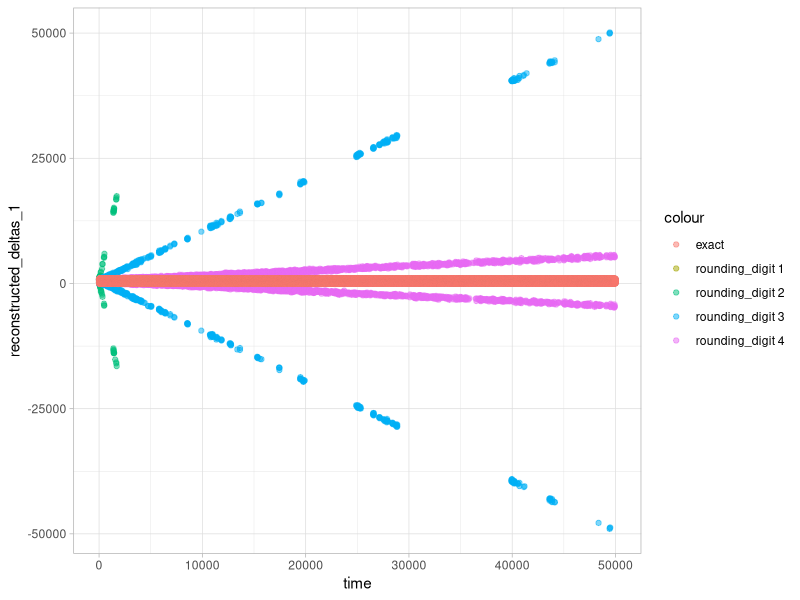
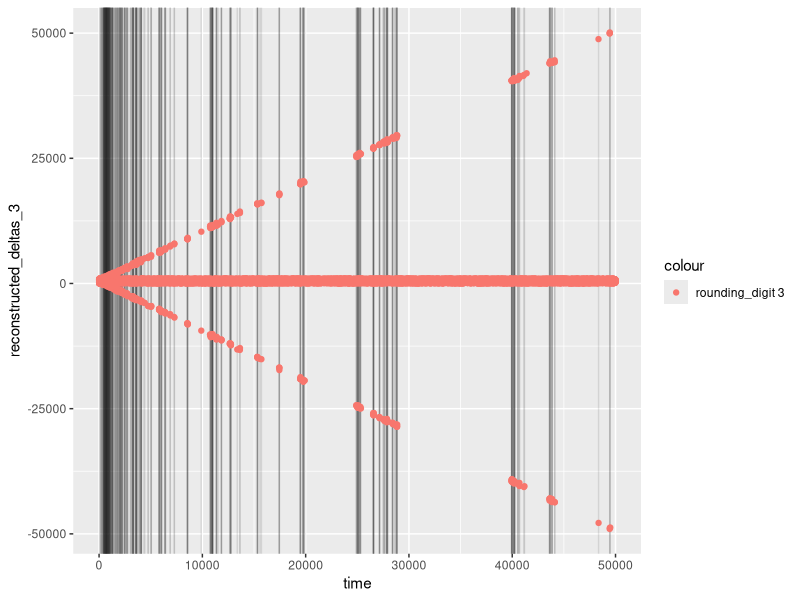
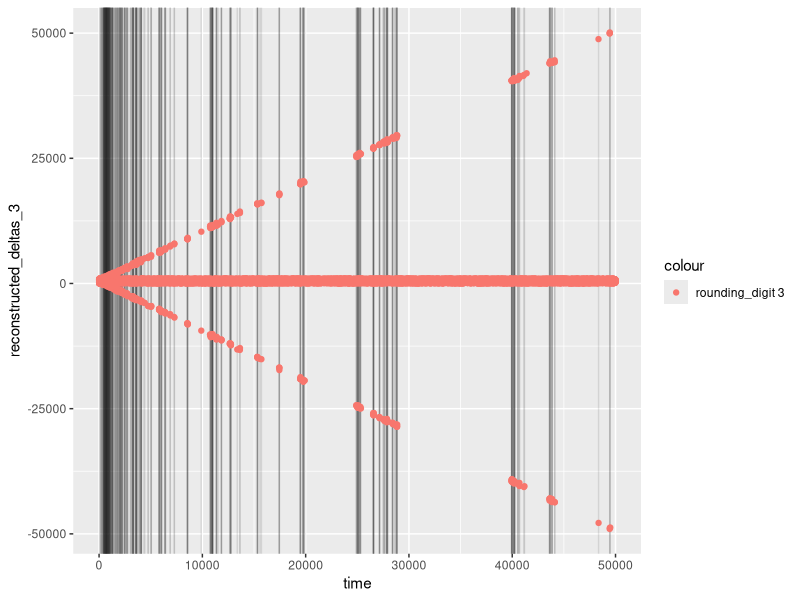

Write the R code that produced these figures, in order.
## ---- chunk 1
library(tidyverse)
library(ggthemes)
library(gridExtra)
## ---- chunk 2
timepoints <- 50000
min_delta <- 0
max_delta <- 1000

time <- seq(from=1, to=timepoints, by=1)

getMonotonicIntegerRandomWalkDeltas <- function(boost=0) {
  diffs <- round(runif(timepoints, min_delta, max_delta+boost),0)
  return(diffs)
}

getReconstructionDeltaFrame <- function() {
  d_deltas = getMonotonicIntegerRandomWalkDeltas(0)
  d = cumsum(d_deltas)
  
  r_deltas = getMonotonicIntegerRandomWalkDeltas()
  r = cumsum(r_deltas)
  
  totals <- d+r
  
  reconstruct_deltas <- function(cum_votes, totals, rounding_digit) {
    rounded_pcts <- round(d / totals, rounding_digit)
    reconstruction <- rounded_pcts * totals
    reconstructed_deltas <- c(reconstruction[1], diff(reconstruction))
    return(reconstructed_deltas)
  }
  
  df <- data.frame(
    time=time,
    d=d,
    r=r,
    reconstructed_deltas_5 = reconstruct_deltas(d, totals, 5),
    reconstructed_deltas_4 = reconstruct_deltas(d, totals, 4),
    reconstructed_deltas_3 = reconstruct_deltas(d, totals, 3),
    reconstructed_deltas_2 = reconstruct_deltas(d, totals, 2),
    reconstructed_deltas_1 = reconstruct_deltas(d, totals, 1),
    reconstructed_deltas_0 = reconstruct_deltas(d, totals, 0),
    deltas=d_deltas,
    totals=totals
  )
}

df <- getReconstructionDeltaFrame()

alpha <- 0.5
g <- ggplot(df)  + 
  geom_point(aes(x=time, y=reconstructed_deltas_1, col='rounding_digit 1'), alpha=alpha) +
  geom_point(aes(x=time, y=reconstructed_deltas_2, col='rounding_digit 2'), alpha=alpha) +
  geom_point(aes(x=time, y=reconstructed_deltas_3, col='rounding_digit 3'), alpha=alpha) +
  geom_point(aes(x=time, y=reconstructed_deltas_4, col='rounding_digit 4'), alpha=alpha) +
  geom_point(aes(x=time, y=deltas, col='exact'), alpha=alpha) + 
  theme_light()

g
## ---- chunk 3
mod <- function(n, d){
  # Sugar to make mod functions easier to read
  return(n %% d)
}

digit <- function(number, n){
  # Getting the nth digit of a number
  return(number*(10**n) - floor((10**(n-1))*number)*10)
}

## ---- chunk 4

conditionOne <- function(n, vp, tp, v, t) {
  # Applicable when D4(v+) >= 5 and D4(v) >= 5
  Vdeltas <- vp - v
  Tdeltas <- tp - t
  return(Vdeltas < (mod((10**n)*vp, tp) - mod((10**n)*v, t) - Tdeltas) / (10**n))
}

conditionTwo <- function(n, vp, tp, v, t) {
  # Applicable when D4(v+) >= 5 and D4(v) < 5
  Vdeltas <- vp - v
  Tdeltas <- tp - t
  return(Vdeltas < (mod((10**n)*vp, tp) - mod((10**n)*v, t) - tp) / (10**n))
}

conditionThree <- function(n, vp, tp, v, t) {
  # Applicable when D4(v+) < 5 and D4(v) >= 5
  Vdeltas <- vp - v
  Tdeltas <- tp - t
  return(Vdeltas < (mod((10**n)*vp, tp) - mod((10**n)*v, t) + t) / (10**n))
}

conditionFour <- function(n, vp, tp, v, t) {
  # Applicable when D4(v+) < 5 and D4(v) < 5
  Vdeltas <- vp - v
  Tdeltas <- tp - t
  return(Vdeltas < (mod((10**n)*vp, tp) - mod((10**n)*v, t)) / (10**n))
}

meetsConditions <- function(roundingDigit, votes, totals) {
  # Return a vector where we satisfy a condition for returning a negative delta
  
  # We're only really concerned with steps where there was a previous timestep, so we set up
  # vp,tp--vectors for the 'next timestamp' in the equations above, and 
  # v, t--vectors for the current timestamp
  v <- votes[1:length(votes)-1]
  t <- totals[1:length(totals)-1]
  vp <- votes[2:length(votes)]
  tp <- totals[2:length(totals)]
  
  shares <- v / t
  sharesP <- vp / tp
  
  d <- digit(shares, roundingDigit + 1)
  dP <- digit(sharesP, roundingDigit + 1)
  
  meetsConditions <- logical(length(v))
  
  idx <- dP >= 5 & d >= 5
  meetsConditions[idx] <- conditionOne(roundingDigit, vp[idx], tp[idx], v[idx], t[idx])
  print(sum(meetsConditions[idx]))
  

  idx <- dP >= 5 & d < 5
  meetsConditions[idx] <- conditionTwo(roundingDigit, vp[idx], tp[idx], v[idx], t[idx])
  print(sum(meetsConditions[idx]))

  idx <- dP < 5 & d >= 5
  meetsConditions[idx] <- conditionThree(roundingDigit, vp[idx], tp[idx], v[idx], t[idx])
  print(sum(meetsConditions[idx]))

  idx <- dP < 5 & d < 5
  meetsConditions[idx] <- conditionFour(roundingDigit, vp[idx], tp[idx], v[idx], t[idx]) 
  print(sum(meetsConditions[idx]))
  
  # pad left
  meetsConditions <- c(FALSE, meetsConditions)
  
  return(meetsConditions)
  
}

meetsConditions <- meetsConditions(3, df$d, df$totals)

locs <- seq(1, length(df$totals), 1)[meetsConditions]
trueLocs <- seq(1, length(df$totals), 1)[df$reconstructed_deltas_3 < 0]

regions <- ggplot(df) + 
  geom_vline(xintercept=locs, alpha=0.1) +
   #geom_vline(xintercept=trueLocs, color='red', alpha=0.1) +
  geom_point(aes(x=time, y=reconstructed_deltas_3, col='rounding_digit 3'))

regions

ggsave(file='rounding-sim-regions.png',regions)
## ---- chunk 5
sum(meetsConditions)
sum(trueLocs - locs)

